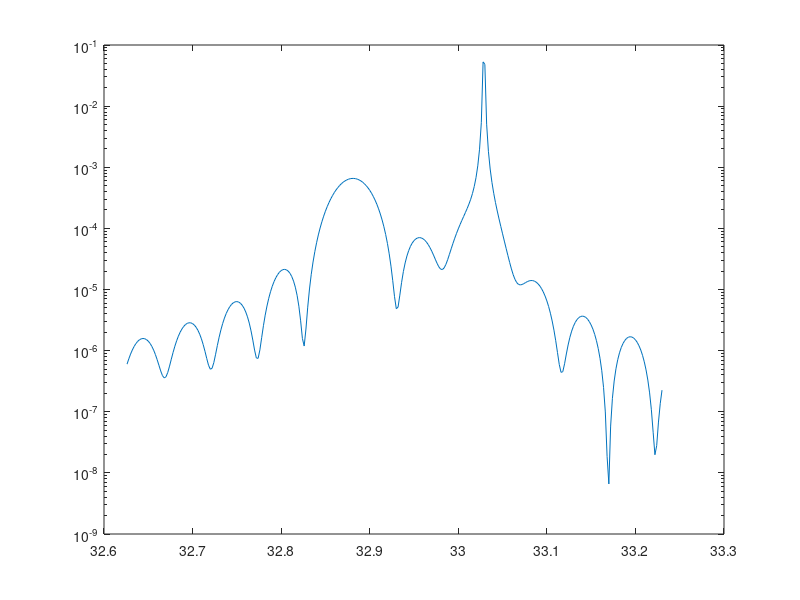
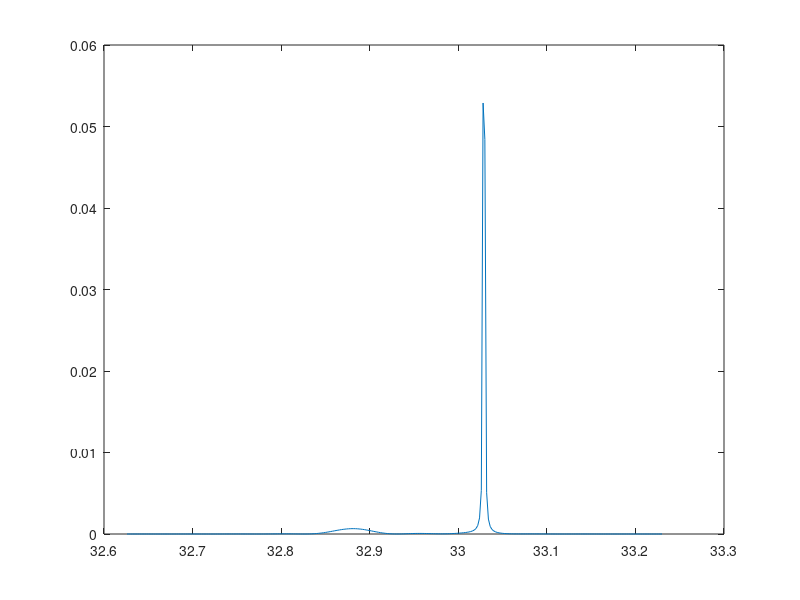

The MATLAB source for these figures, in order:
% GaMnAs1d (29.12.2005)
clear all
str = sprintf('\n'); disp(str),

Lambda = 1.5406;
k = 2.*pi/Lambda;

% GaMnAs layer
chi0(1)  = -2.90467e-05 - 9.29655e-07*i;
chih(1)  = -1.68794e-05 - 8.63442e-07*i;
chimh(1) = -1.68794e-05 - 8.63442e-07*i;
a(1) = 5.6647;
thickness(1) = 1000.; % 1000000.
% LT GaAs:
chi0(2)  = -2.91699e-05 - 8.72074e-07*i;
chih(2)  = -1.69424202e-05 - 8.09489181e-07*i;
chimh(2) = -1.69424202e-05 - 8.09489181e-07*i;
a(2) = 5.6532;
thickness(2) = 0; % 600;
% GaAs substrate
chi0(3)  = -2.91699e-05 - 8.72074e-07*i;
chih(3)  = -1.69424202e-05 - 8.09489181e-07*i;
chimh(3) = -1.69424202e-05 - 8.09489181e-07*i;
a(3) = 5.6532;

poiss = 0.331;
a = a(3) + (a-a(3))*(1+poiss)/(1-poiss);

HKL = [0 0 1];
hkl = [0 0 4];

isym = 1;
hh = 2.*pi/a(3)*norm(hkl);
h = 2.*pi/a(3)*hkl;
hz = HKL*h'/norm(HKL);
hx = sqrt(abs(hh*hh-hz*hz))*isym; phi = -asin(hx/hh); cosphi = hz/hh;
th = asin(hh/2./k); polf = abs(cos(2.*th)); sin2th = sin(2.*th);
    
% other params
alphamax = th-phi; % kinematical maximum position
amon = 5.6575; % lattice parameter of the monochromator (5.6575 for Ge)
r0 = 0.73e5; % primary int.
bkg = 0.1; % background
  
alpha1 = 33.026-0.4; %33.0292-0.0003; %32.6;%15.60230;
alpha2 = 33.032+0.2; %33.0292+0.0003; %33.2;%15.90130;
alpha3 = 0.00002*100; %0.0000004; %0.00080;

str = sprintf('Bragg angle of the substrate = %.4f deg', th*180./pi); disp(str),
str = sprintf('asymmetry angle of the substrate = %.4f deg', phi*180./pi); disp(str),
str = sprintf('kinematical maximum position = %.4f deg', alphamax*180./pi); disp(str),
str = sprintf('angle of incidence from to step in deg'); disp(str),
str = sprintf('%.4f\n%.4f\n%.4f', alpha1, alpha2, alpha3); disp(str),
    
str = sprintf('lattice parameter of the Bartels monochromator = %.4f', amon); disp(str),
str = sprintf('primary int. = %.4f', r0); disp(str),
str = sprintf('background = %.4f', bkg); disp(str),

g0 = sin(th-phi); gh = -sin(th+phi);
d0 = cos(th-phi); dh =  cos(th+phi);
def = (a-a(3))/a(3);
% diffraction 220 on the Bartels monochromator
thmon = asin(sqrt(2)/amon*Lambda); polfmon = abs(cos(2.*thmon));
    
%
alpha = alpha1;
pol = polf; nlayers=3;
n = 1;
CM = zeros(4,4,nlayers); % C-matrix
mPHIM = zeros(4,4,nlayers-1); % mPhi-matrix
TM = zeros(4,4,nlayers-1); % T-matrix
%pause(5),
disp('calc started'),
while (alpha <= alpha2)
    %
    eta = alpha*pi/180.-th+phi;
    for m=1:nlayers % layers
        xi = g0*(eta-hz*gh/k/sin2th*def(m));
        B = 2.*k*hx/hz*(xi-0.5*(d0+dh));
        C = k*k*(xi/cosphi*(xi-(d0+dh))/cosphi-chi0(m));
		E2 = (k*k*pol)*(k*k*pol)*chih(m)*chimh(m);
        if logical(1)
            p = [1., 2.*B, 2.*C+B.^2-hz*hz, 2.*B*C, C.^2-E2];
            q(1:4) = roots(p);
        else  %%%
            tb = 2*C-hz^2; tc = C^2-E2;
            tdet = sqrt(tb^2-4.*tc); if real(tb'*tdet)<0 tdet = -tdet; end
            q = []; q(1)=-0.5*(tb+tdet);q(2)=tc/q(1);q=sqrt(q);q=[q -q];
        end
        data(n,:) = q;
        cc(n,m,:) = pol*chih(m)*k*k./(q.^2+(B+hz)*q+C);
        ck(n,m,:) = -k*g0+k*hx/hz*xi+q;
        if (m==nlayers) % swap substrate waves
            Lind = imag(ck(n,m,:)) >= 0.;
            t1 = cc(n,m,Lind); t2 = cc(n,m,~Lind); cc(n,m,1:2) = t1; cc(n,m,3:4) = t2; 
            t1 = ck(n,m,Lind); t2 = ck(n,m,~Lind); ck(n,m,1:2) = t1; ck(n,m,3:4) = t2;
        else % define mPhi-matrix
            t1 = zeros(4); t2 = squeeze(ck(n,m,:));
            t1(logical(eye(4))) = exp(-i*t2*thickness(m));
            mPHIM(:,:,m)=t1;
        end
        % define C-matrix
        CM(1,:,m) = ones(1,4);
        CM(2,:,m) = ck(n,m,:);
        CM(3,:,m) = cc(n,m,:);
        CM(4,:,m) = (ck(n,m,:)+hz).*cc(n,m,:);
        if (m~=nlayers) % calc T-matrix for each layer
            cm = squeeze(CM(:,:,m));
            mphim = squeeze(mPHIM(:,:,m));
            TM(:,:,m) = cm*mphim*inv(cm);
        end
    end % layers (m)
    % calc M-matrix
    k0z = -k*(g0+d0*eta);
    C0M = zeros(4);
    C0M(1,1:2) = ones(1,2); C0M(2,1:2) = k0z*[1 -1];
    C0M(3,3:4) = ones(1,2); C0M(4,3:4) = (k0z+hz)*[1 1];
    MM = eye(4);
    for m=1:nlayers-1 tm=squeeze(TM(:,:,m)); MM = MM*tm; end
    cm = squeeze(CM(:,:,nlayers));
    MM = MM*cm;
    % build system of eq
    A = [-C0M(:,[2 3]) MM(:,[1 2])]; b = C0M(:,1);
    x = A\b;
    data1(n,1) = alpha;
    data1(n,2) = x(2);
    %
    alpha = alpha + alpha3;
    n = n+1;
end % (alpha)
n = length(data);
disp('calc done'),


%rr = abs(cc(:,3,4)).^2*abs(gh)/g0;
rr = abs(data1(:,2)).^2*abs(gh)/g0;
figure
semilogy(data1(:,1),rr,'-')

figure
plot(data1(:,1),rr,'-')
 